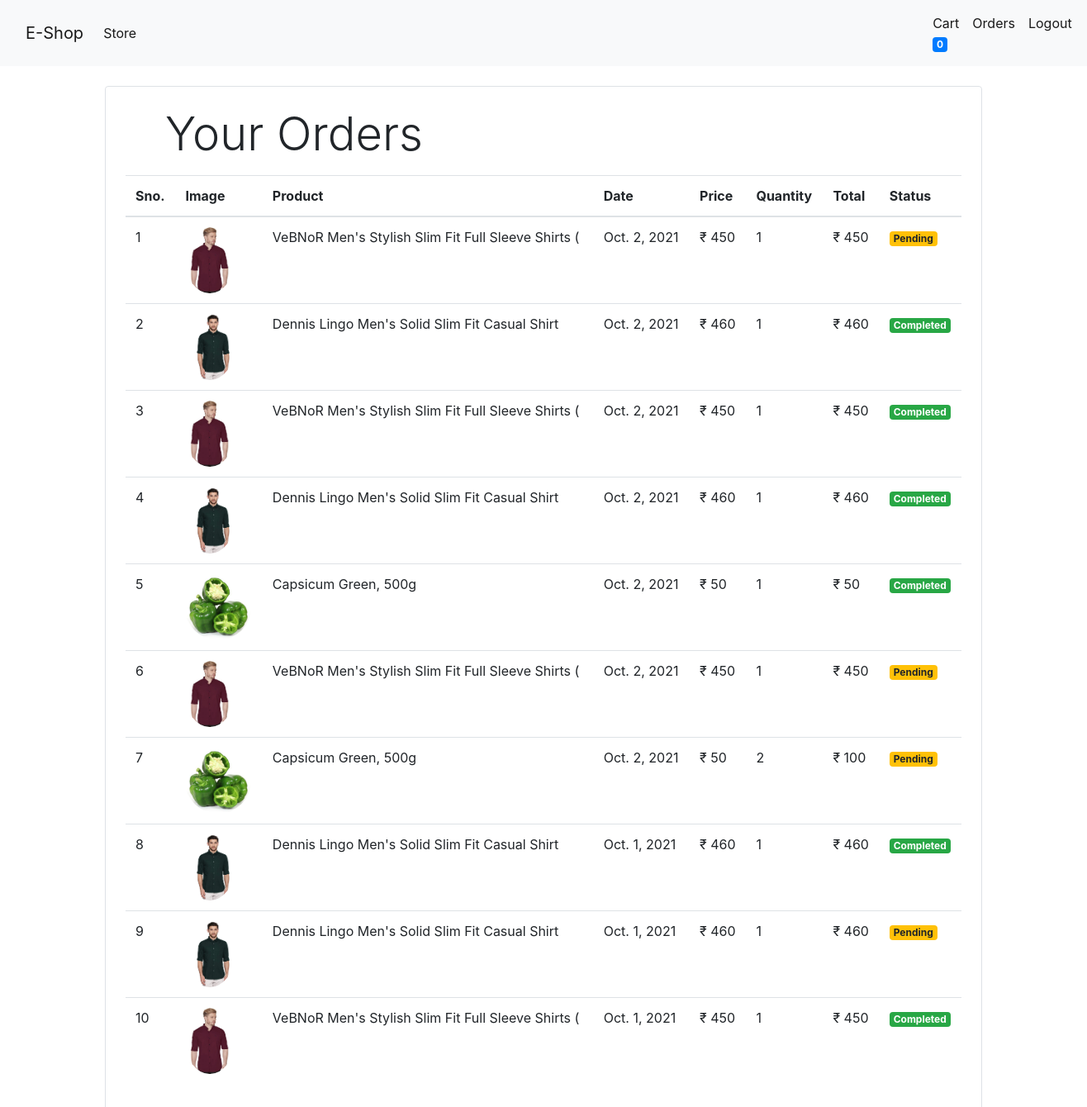
/orders (signed in), run on the app's committed database.
### store/models/orders.py (models this page shows, shortened)
class Order(models.Model):
    product = models.ForeignKey(Product, on_delete=models.CASCADE)
    customer = models.ForeignKey(Customer, on_delete=models.CASCADE)
    quantity = models.IntegerField(default=1)
    price = models.IntegerField()
    address = models.CharField(max_length=50, default='', blank=True)
    phone = models.CharField(max_length=50, default='', blank=True)
    date = models.DateField(default=datetime.datetime.today)
    status = models.BooleanField(default=False)
    @staticmethod
    def get_orders_by_customer(customer_id):
        return Order.objects.filter(customer = customer_id).order_by('date')

### store/models/product.py (models this page shows, shortened)
class Product(models.Model):
    name = models.CharField(max_length=50)
    price = models.IntegerField(default=0)
    category = models.ForeignKey(Category, on_delete=models.CASCADE, default=1)
    description = models.CharField(max_length=200, default='', null=True, blank=True)
    image = models.ImageField(upload_to='upload/products/')

### store/middlewares/auth.py (the view)
    def middleware(request):
        returnUrl = request.META['PATH_INFO']
        print(request.META['PATH_INFO'])
        if not request.session.get('customer'):
            return redirect(f'login?retrun_url={returnUrl}')
        response = get_response(request)
        return response

### store/templatetags/custom_filter.py (called while the page is built)
@register.filter(name="currency")
def currency(number):
      return "₹ "+str(number)

@register.filter(name="multiply")
def multiply(number, number1):
      return number * number1

### store/views/orders.py (called while the page is built)
    def get(self, request):
        customer = request.session.get('customer')
        orders = Order.get_orders_by_customer(customer)
        print(orders)
        orders = orders.reverse()
        return render(request, 'orders.html', {'orders': orders})

### store/templates/orders.html
{% extends 'base.html' %}
{% block content %}
{% load cart %}
{% load custom_filter %}
<div class="container">
  <div class="border rounded p-4 m-4">
    <p class="display-4 pl-4 ml-4">Your Orders</p>
    <table class="table">
      <thead>
        <tr>
          <th>Sno.</th>
          <th>Image</th>
          <th>Product</th>
          <th>Date</th>
          <th>Price</th>
          <th>Quantity</th>
          <th>Total</th>
          <th>Status</th>
        </tr>
      </thead>
      <tbody>
      {% for order in orders %}
        <tr>
          <td>{{forloop.counter}}</td>
          <td><img style="height:80px" class="rounded-circle" src="{{order.product.image.url}}"></td>
          <td>{{order.product.name}}</td>
          <td>{{order.date}}</td>
          <td>{{order.price|currency}}</td>
          <td>{{order.quantity}}</td>
          <td>{{order.quantity|multiply:order.price|currency}}</td>
          {% if order.status %}
          <td><small class="badge badge-success">Completed</small></td>
          {% else %}
          <td><small class="badge badge-warning">Pending</small></td>
          {% endif %}
        </tr>
      {% endfor %}
    </table>
  </div>
</div>
{% endblock %}

### store/templates/base.html (shortened to what this page needs)
<!doctype html>
<html lang="en">
  <head>
    <link rel="stylesheet" href="https://stackpath.bootstrapcdn.com/bootstrap/4.4.1/css/bootstrap.min.css">
  </head>
  <body>
 <nav class="navbar navbar-expand-lg navbar-light bg-light">
      <div class="container-fluid">
        <a class="navbar-brand" href='/homepage'>E-Shop</a>
        <div class="collapse navbar-collapse" id="navbarSupportedContent">
          <ul class="navbar-nav me-auto">
            <li class="nav-item">
              <a class="nav-link active" aria-current="page" href="#">Store</a>
            </li>
          </ul>
              <ul class="navbar-nav my-2 my-lg-0 pl-5">
              {% if request.session.customer %}
            <li class="nav-item">
              <a class="nav-link active" aria-current="page" href="/cart" style="margin-left:900px" >Cart<span class="badge badge-primary">{{request.session.cart.keys|length}}</span></a>
            </li>
              <li class="nav-item">
              <a class="nav-link active" aria-current="page" href="/orders">Orders</a>
            </li>
            <li class="nav-item">
              <a class="nav-link active" aria-current="page" href="/logout">Logout</a>
            </li>
            {% endif %}
          </ul>
        </div>
      </div>
    </nav>
     {%block content %}{% endblock %}

### data on the page
Order: product.image (picture), product.name "VeBNoR Men's Stylish Slim Fit Full Sleeve Shirts (", date "Oct. 2, 2021", price "₹ 450", quantity "1", quantity|multiply "₹ 450", status "Pending"
Order: product.image (picture), product.name "Dennis Lingo Men's Solid Slim Fit Casual Shirt", date "Oct. 2, 2021", price "₹ 460", quantity "1", quantity|multiply "₹ 460", status "Completed"
Order: product.image (picture), product.name "VeBNoR Men's Stylish Slim Fit Full Sleeve Shirts (", date "Oct. 2, 2021", price "₹ 450", quantity "1", quantity|multiply "₹ 450", status "Completed"
Order: product.image (picture), product.name "Dennis Lingo Men's Solid Slim Fit Casual Shirt", date "Oct. 2, 2021", price "₹ 460", quantity "1", quantity|multiply "₹ 460", status "Completed"
Order: product.image (picture), product.name "Capsicum Green, 500g", date "Oct. 2, 2021", price "₹ 50", quantity "1", quantity|multiply "₹ 50", status "Completed"
Order: product.image (picture), product.name "VeBNoR Men's Stylish Slim Fit Full Sleeve Shirts (", date "Oct. 2, 2021", price "₹ 450", quantity "1", quantity|multiply "₹ 450", status "Pending"
Order: product.image (picture), product.name "Capsicum Green, 500g", date "Oct. 2, 2021", price "₹ 50", quantity "2", quantity|multiply "₹ 100", status "Pending"
Order: product.image (picture), product.name "Dennis Lingo Men's Solid Slim Fit Casual Shirt", date "Oct. 1, 2021", price "₹ 460", quantity "1", quantity|multiply "₹ 460", status "Completed"
Order: product.image (picture), product.name "Dennis Lingo Men's Solid Slim Fit Casual Shirt", date "Oct. 1, 2021", price "₹ 460", quantity "1", quantity|multiply "₹ 460", status "Pending"
Order: product.image (picture), product.name "VeBNoR Men's Stylish Slim Fit Full Sleeve Shirts (", date "Oct. 1, 2021", price "₹ 450", quantity "1", quantity|multiply "₹ 450", status "Completed"

### other printed values
{{ request.session.cart.keys|length }} "0"
